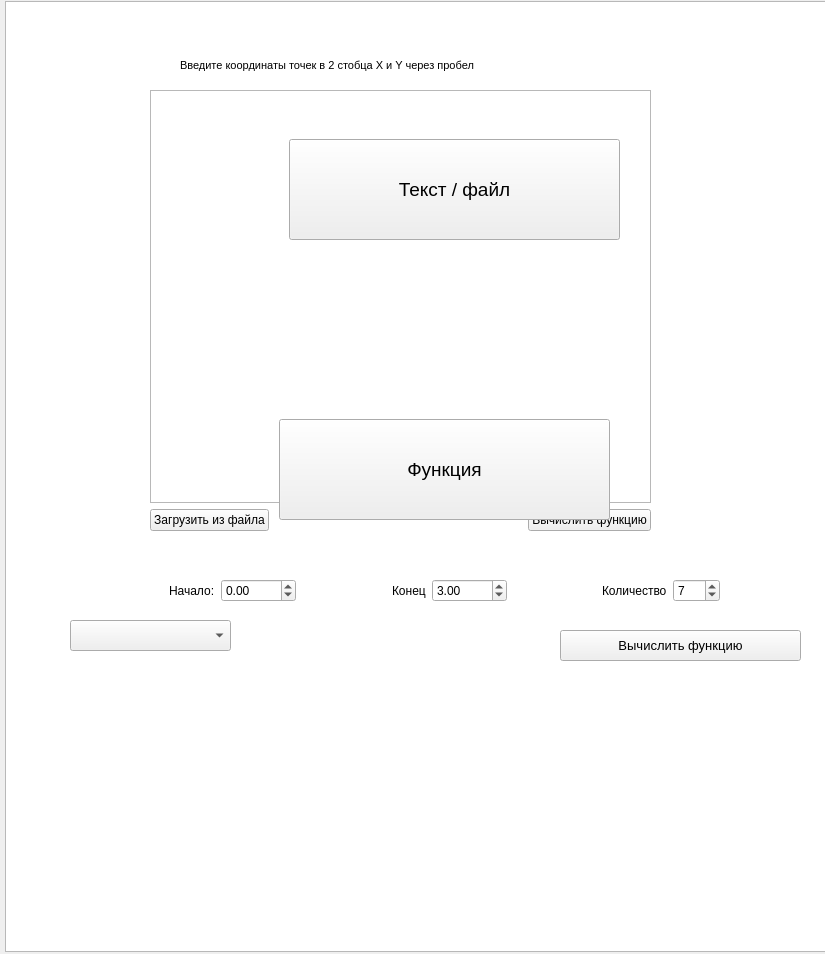
<?xml version="1.0" encoding="UTF-8"?>
<ui version="4.0">
 <class>MainWindow</class>
 <widget class="QMainWindow" name="MainWindow">
  <property name="geometry">
   <rect>
    <x>0</x>
    <y>0</y>
    <width>825</width>
    <height>954</height>
   </rect>
  </property>
  <property name="windowTitle">
   <string>MainWindow</string>
  </property>
  <widget class="QWidget" name="centralwidget">
   <widget class="QGraphicsView" name="holder">
    <property name="geometry">
     <rect>
      <x>5</x>
      <y>1</y>
      <width>821</width>
      <height>951</height>
     </rect>
    </property>
   </widget>
   <widget class="QWidget" name="input_text_widget" native="true">
    <property name="geometry">
     <rect>
      <x>50</x>
      <y>10</y>
      <width>741</width>
      <height>941</height>
     </rect>
    </property>
    <widget class="QWidget" name="verticalLayoutWidget">
     <property name="geometry">
      <rect>
       <x>100</x>
       <y>80</y>
       <width>501</width>
       <height>441</height>
      </rect>
     </property>
     <layout class="QVBoxLayout" name="inputLayout">
      <item>
       <widget class="QTextEdit" name="textEdit_input"/>
      </item>
      <item>
       <layout class="QHBoxLayout" name="horizontalLayout_2">
        <item>
         <widget class="QPushButton" name="load_file_btn">
          <property name="text">
           <string>Загрузить из файла</string>
          </property>
         </widget>
        </item>
        <item>
         <spacer name="horizontalSpacer">
          <property name="orientation">
           <enum>Qt::Horizontal</enum>
          </property>
          <property name="sizeHint" stdset="0">
           <size>
            <width>40</width>
            <height>20</height>
           </size>
          </property>
         </spacer>
        </item>
        <item>
         <widget class="QPushButton" name="solve_text_btn">
          <property name="text">
           <string>Вычислить функцию</string>
          </property>
         </widget>
        </item>
       </layout>
      </item>
     </layout>
    </widget>
    <widget class="QLabel" name="label">
     <property name="geometry">
      <rect>
       <x>130</x>
       <y>40</y>
       <width>511</width>
       <height>31</height>
      </rect>
     </property>
     <property name="font">
      <font>
       <pointsize>8</pointsize>
      </font>
     </property>
     <property name="text">
      <string>Введите координаты точек в 2 стобца X и Y через пробел</string>
     </property>
    </widget>
   </widget>
   <widget class="QWidget" name="res_widget" native="true">
    <property name="geometry">
     <rect>
      <x>49</x>
      <y>9</y>
      <width>731</width>
      <height>941</height>
     </rect>
    </property>
    <widget class="QWidget" name="verticalLayoutWidget_2">
     <property name="geometry">
      <rect>
       <x>29</x>
       <y>9</y>
       <width>681</width>
       <height>931</height>
      </rect>
     </property>
     <layout class="QVBoxLayout" name="res_layout"/>
    </widget>
   </widget>
   <widget class="QWidget" name="start_widget" native="true">
    <property name="geometry">
     <rect>
      <x>19</x>
      <y>9</y>
      <width>791</width>
      <height>931</height>
     </rect>
    </property>
    <widget class="QPushButton" name="btn_text_input">
     <property name="geometry">
      <rect>
       <x>270</x>
       <y>130</y>
       <width>331</width>
       <height>101</height>
      </rect>
     </property>
     <property name="font">
      <font>
       <pointsize>14</pointsize>
      </font>
     </property>
     <property name="text">
      <string>Текст / файл</string>
     </property>
    </widget>
    <widget class="QPushButton" name="btn_func_input">
     <property name="geometry">
      <rect>
       <x>260</x>
       <y>410</y>
       <width>331</width>
       <height>101</height>
      </rect>
     </property>
     <property name="font">
      <font>
       <pointsize>14</pointsize>
      </font>
     </property>
     <property name="text">
      <string>Функция</string>
     </property>
    </widget>
   </widget>
   <widget class="QWidget" name="function_widget" native="true">
    <property name="enabled">
     <bool>true</bool>
    </property>
    <property name="geometry">
     <rect>
      <x>40</x>
      <y>250</y>
      <width>781</width>
      <height>421</height>
     </rect>
    </property>
    <widget class="QWidget" name="verticalLayoutWidget_5">
     <property name="geometry">
      <rect>
       <x>0</x>
       <y>0</y>
       <width>771</width>
       <height>311</height>
      </rect>
     </property>
     <layout class="QVBoxLayout" name="formulas_layout"/>
    </widget>
    <widget class="QPushButton" name="select_func_btn">
     <property name="geometry">
      <rect>
       <x>520</x>
       <y>380</y>
       <width>241</width>
       <height>31</height>
      </rect>
     </property>
     <property name="font">
      <font>
       <pointsize>10</pointsize>
      </font>
     </property>
     <property name="text">
      <string>Вычислить функцию</string>
     </property>
    </widget>
    <widget class="QComboBox" name="select_func_comboBox">
     <property name="geometry">
      <rect>
       <x>30</x>
       <y>370</y>
       <width>161</width>
       <height>31</height>
      </rect>
     </property>
    </widget>
    <widget class="QWidget" name="horizontalLayoutWidget">
     <property name="geometry">
      <rect>
       <x>39</x>
       <y>320</y>
       <width>731</width>
       <height>41</height>
      </rect>
     </property>
     <layout class="QHBoxLayout" name="horizontalLayout_3">
      <item>
       <spacer name="horizontalSpacer_4">
        <property name="orientation">
         <enum>Qt::Horizontal</enum>
        </property>
        <property name="sizeHint" stdset="0">
         <size>
          <width>40</width>
          <height>20</height>
         </size>
        </property>
       </spacer>
      </item>
      <item>
       <widget class="QLabel" name="label_3">
        <property name="text">
         <string>Начало:</string>
        </property>
       </widget>
      </item>
      <item>
       <widget class="QDoubleSpinBox" name="spin_start">
        <property name="minimum">
         <double>-1000.000000000000000</double>
        </property>
        <property name="maximum">
         <double>1000.000000000000000</double>
        </property>
        <property name="singleStep">
         <double>0.500000000000000</double>
        </property>
       </widget>
      </item>
      <item>
       <spacer name="horizontalSpacer_3">
        <property name="orientation">
         <enum>Qt::Horizontal</enum>
        </property>
        <property name="sizeHint" stdset="0">
         <size>
          <width>40</width>
          <height>20</height>
         </size>
        </property>
       </spacer>
      </item>
      <item>
       <widget class="QLabel" name="label_2">
        <property name="text">
         <string>Конец</string>
        </property>
       </widget>
      </item>
      <item>
       <widget class="QDoubleSpinBox" name="spin_end">
        <property name="minimum">
         <double>-1000.000000000000000</double>
        </property>
        <property name="maximum">
         <double>1000.000000000000000</double>
        </property>
        <property name="singleStep">
         <double>0.500000000000000</double>
        </property>
        <property name="value">
         <double>3.000000000000000</double>
        </property>
       </widget>
      </item>
      <item>
       <spacer name="horizontalSpacer_2">
        <property name="orientation">
         <enum>Qt::Horizontal</enum>
        </property>
        <property name="sizeHint" stdset="0">
         <size>
          <width>40</width>
          <height>20</height>
         </size>
        </property>
       </spacer>
      </item>
      <item>
       <widget class="QLabel" name="label_4">
        <property name="text">
         <string>Количество</string>
        </property>
       </widget>
      </item>
      <item>
       <widget class="QSpinBox" name="spin_count">
        <property name="minimum">
         <number>1</number>
        </property>
        <property name="maximum">
         <number>100</number>
        </property>
        <property name="value">
         <number>7</number>
        </property>
       </widget>
      </item>
      <item>
       <spacer name="horizontalSpacer_5">
        <property name="orientation">
         <enum>Qt::Horizontal</enum>
        </property>
        <property name="sizeHint" stdset="0">
         <size>
          <width>40</width>
          <height>20</height>
         </size>
        </property>
       </spacer>
      </item>
     </layout>
    </widget>
   </widget>
   <zorder>holder</zorder>
   <zorder>input_text_widget</zorder>
   <zorder>start_widget</zorder>
   <zorder>res_widget</zorder>
   <zorder>function_widget</zorder>
  </widget>
 </widget>
 <resources>
  <include location="images.qrc"/>
 </resources>
 <connections/>
</ui>
